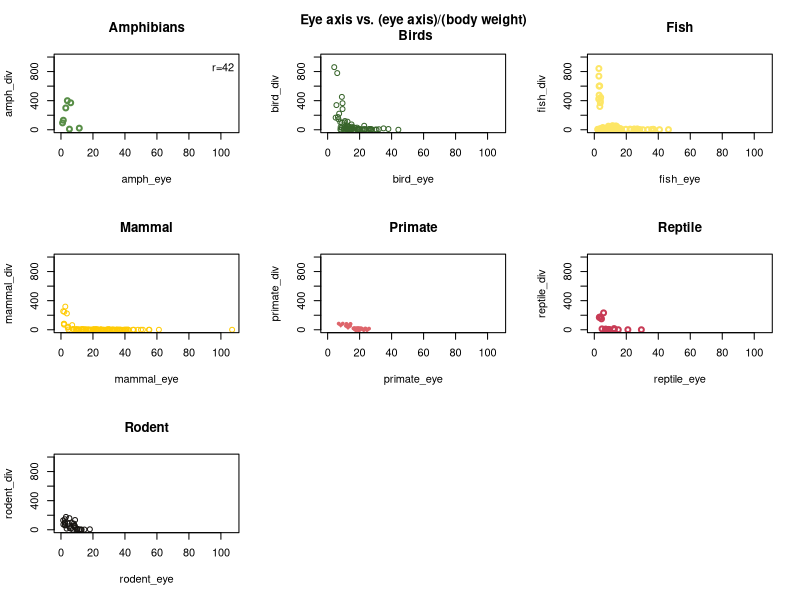

R code for this plot:
#     Author: Jesper R.
#     date:   25/03-25
######################################

# Read in data

setwd("~/workdesk/bmb546 evo projekt")

x<- read.csv("Howard.csv",header=T,sep="\t")
y<- read.csv("Ritland_eyes_raw_FINAL.csv",header=T)



# Getting all the active names
names<-unique(x$Group)


# Data untangling of 'x' dataset
DataPull<-function(dyr,navn,indsæt)
{
  result<-c(0,0)
  h<-1
  
  for (i in 1:333)
  {
    if (x[i,dyr]==navn)
    { 
      result[h]<-x[i,indsæt]
      h<-h+1
    }
  }
  return(result)
}

amph_eye<-DataPull(3,names[1],5)
amph_weight<-DataPull(3,names[1],4)


bird_eye<-DataPull(3,names[2],5)
bird_weight<-DataPull(3,names[2],4)


fish_eye<-DataPull(3,names[3],5)
fish_weight<-DataPull(3,names[3],4)


mammal_eye<-DataPull(3,names[4],5)
mammal_weight<-DataPull(3,names[4],4)


primate_eye<-DataPull(3,names[5],5)
primate_weight<-DataPull(3,names[5],4)


reptile_eye<-DataPull(3,names[6],5)
reptile_weight<-DataPull(3,names[6],4)


rodent_eye<-DataPull(3,names[7],5)
rodent_weight<-DataPull(3,names[7],4)



# Data untangling of 'y' dataset
aquatic_eye<-c(0,0)
h<-1

for (i in 1:4782)
{
  if (y[i,40]=="Aquatic")
  { 
    aquatic_eye[h]<-y[i,38]
    h<-h+1
  }
}


### fjern NA'er HER
aquatic_weight<-c(0,0)
h<-1

for (i in 1:4782)
{
  if (y[i,40]=="Aquatic")
  { 
    aquatic_weight[h]<-y[i,34]
    h<-h+1
  }
}



#######################################################################
#                         Data visolaztion                            #
#######################################################################




#par(mfrow=c(3,3))
#plot(amph_weight,amph_eye)
#plot(bird_weight,bird_eye)
#plot(fish_weight,fish_eye)
#plot(mammal_weight,mammal_eye)
#plot(primate_weight,primate_eye)
#plot(reptile_weight,reptile_eye)
#plot(rodent_weight,rodent_eye)
#par(mfrow=c(1,1))


# Alternative plot
amph_div<-amph_eye/amph_weight
bird_div<-bird_eye/bird_weight
fish_div<-fish_eye/fish_weight
mammal_div<-mammal_eye/mammal_weight
primate_div<-primate_eye/primate_weight
reptile_div<-reptile_eye/reptile_weight
rodent_div<-rodent_eye/rodent_weight
x<-c(0,107)
y<-c(0,1000)

par(mfrow=c(3,3))
plot(amph_eye,amph_div,xlim=x,ylim=y,main="Amphibians",col="#588E47",lwd=2)
legend('topright', legend = "r=42", bty = 'n')
plot(bird_eye,bird_div,xlim=x,ylim=y,main="Eye axis vs. (eye axis)/(body weight)\n Birds",col="#37642A")
plot(fish_eye,fish_div,xlim=x,ylim=y,main="Fish",col="#FDE666",lwd=2)
plot(mammal_eye,mammal_div,xlim=x,ylim=y,main="Mammal",col="#FFCB05")
plot(primate_eye,primate_div,xlim=x,ylim=y,main="Primate",pch = "❤",col="#DE656B")
plot(reptile_eye,reptile_div,xlim=x,ylim=y,main="Reptile",col="#C83B55",lwd=2)
plot(rodent_eye,rodent_div,xlim=x,ylim=y,main="Rodent",col="#171411")
par(mfrow=c(1,1))
